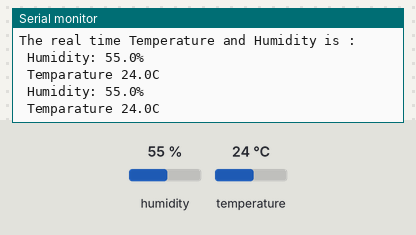
The sketch below on a simulated Arduino Uno, built with avr-gcc and run on an emulated ATmega328P. Parts: the last lines printed to the serial monitor. Wiring (inferred from the names in the program): DHT11 sensor: data pin 3. Inputs (shaded band) come from the test bench; at power-on: humidity 55 %, temperature 24 °C.

Above: at 2.8 s.
2.9 s: humidity set to 22 %
At 4.9 s:
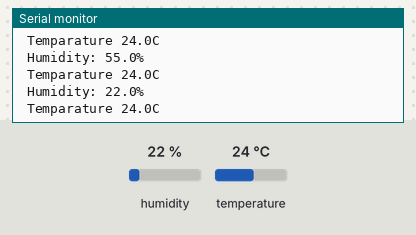
5.6 s: temperature set to 12 °C
At 7.3 s:
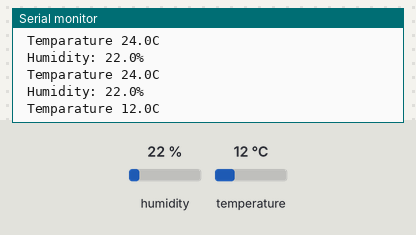
8.3 s: humidity set to 40 %
At 8.3 s:
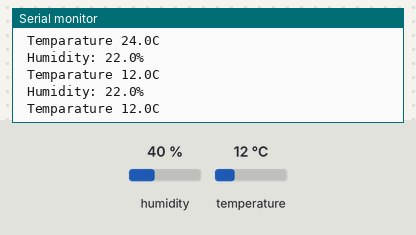
Timing chart, 0 to 11.3 s (numbered marks = the images above; inputs shaded):
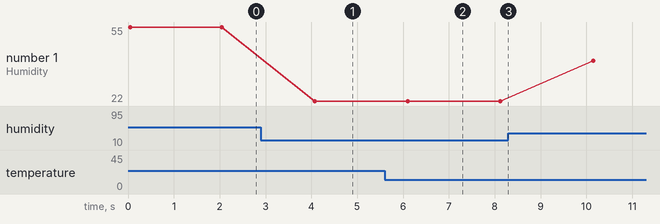

The sketch:

DHT11_basic.ino
```cpp
#include<dht.h>
dht DHT;
// if you require to change the pin number, Edit the pin with your arduino pin.
#define DHT11_PIN 3

void setup()
{
Serial.begin(9600);
Serial.println("The real time Temperature and Humidity is :");
}

void loop() { // READ DATA
int chk = DHT.read11(DHT11_PIN);
Serial.print(" Humidity: " );
Serial.print(DHT.humidity, 1);
Serial.println('%');
Serial.print(" Temparature ");
Serial.print(DHT.temperature, 1);
Serial.println('C');
delay(2000);
}
```

Measured:
- after the input at 2.9 s, the serial monitor: prints a new line after 1.2 s (image 1)
- after the input at 5.6 s, the serial monitor: prints a new line after 0.52 s (image 2)
- plotted number 1: 55 → 22 after the input at 2.9 s, 22 → 40 after the input at 8.3 s
